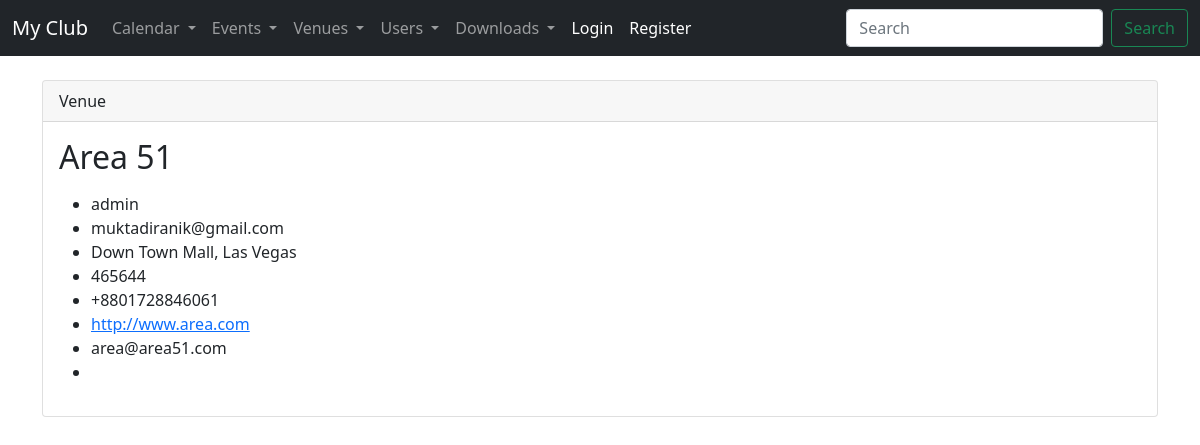
Page /show_venue/6 on the committed database.
### events/models.py (models this page shows, shortened)
class Venue(models.Model):
    name = models.CharField("Venue Name", max_length=120)
    address = models.CharField(max_length=300)
    zip_code = models.CharField("Zip Code", max_length=20)
    phone = models.CharField("Contact Phone", max_length=20, blank=True)
    website = models.URLField("Website", blank=True)
    email_address = models.EmailField("Email Address", blank=True)
    owner = models.IntegerField("Venue Owner", blank=False, default=1)
    venue_image = models.ImageField(blank=True, null=True, upload_to="images/")

### events/views.py (the view)
# urls.py: path("show_venue/<venue_id>", views.show_venue, name="show_venue"),
def show_venue(request, venue_id):
    venue = Venue.objects.get(pk=venue_id)
    venue_owner = User.objects.get(pk=venue.owner)
    return render(request, "events/show_venue.html", {
        "venue": venue,
        "venue_owner": venue_owner,
    })

### events/templates/events/show_venue.html (shortened to what this page needs)
{% extends "events/base.html" %}
{% block content %}
<br />
<div class="card">
    <div class="card-header">
        Venue
    </div>
    <div class="card-body">
        <h2 class="card-title">{{ venue.name }}</h2>
        <p class="card-text">
        <ul>
            <li>
                {{ venue_owner }}
            </li>
            <li>
                {{ venue_owner.email }}
            </li>
            <li>
                {{ venue.address }}
            </li>
            <li>
                {{ venue.zip_code }}
            </li>
            <li>
                {{ venue.phone }}
            </li>
            <li>
                <a href="{{ venue.website }}">{{ venue.website }}</a>
            </li>
            <li>
                {{ venue.email_address }}
            </li>
            {% if venue.venue_image %}
            <li>
            </li>
            {% endif %}
        </ul>
        </p>
    </div>
</div>
{% endblock %}

### rows in the picture
Venue: name "Area 51", address "Down Town Mall, Las Vegas", zip_code "465644", phone "+8801728846061", website "http://www.area.com", email_address "area@area51.com"

### other values in the picture
{{ venue_owner }} "admin"
{{ venue_owner.email }} "muktadiranik@gmail.com"
